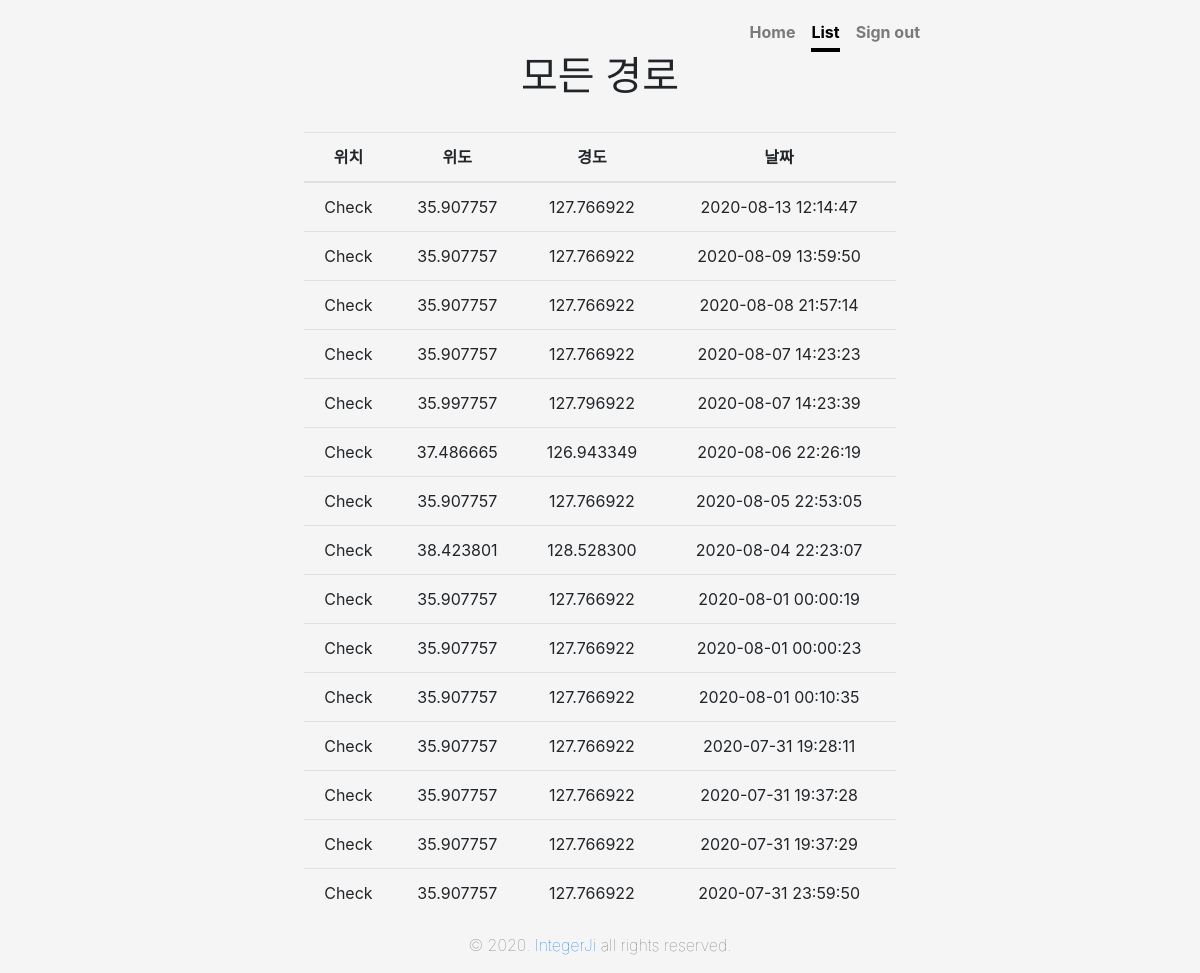
The app's page /app/list/ (signed in) with its own data.
### app/models.py (models this page shows)
class Report(models.Model):
    objects = models.Manager()
    input_user = models.ForeignKey(User, on_delete = models.CASCADE)
    input_report = models.CharField(max_length=200, null = True, default='비어있음')
    input_date = models.CharField(max_length=20, default=0, null=True, blank=True)
    input_time = models.CharField(max_length=20, default=0, null=True, blank=True)
    input_lat = models.DecimalField(max_digits=9, decimal_places=6, null = True)
    input_lon = models.DecimalField(max_digits=9, decimal_places=6, null = True)

### app/views.py (the view)
# urls.py: path('list/', views.list, name='list'),
def list(request):
    report = Report.objects.filter(input_user=request.user).order_by('-input_date')
    return render(request, 'list.html', {'report':report })

### app/templates/list.html (shortened to what this page needs)
{% extends 'mainBase.html' %}
{% load static %}
{% block maincontent %}
<body class="text-center">
  <div class="cover-container d-flex w-100 h-100 p-3 mx-auto flex-column">
    <header class="masthead mb-auto">
      <div class="inner">
        <nav class="nav nav-masthead justify-content-center">
          <a class="nav-link" href="{% url 'index' %}">Home</a>
          <a class="nav-link active" href="{% url 'list' %}">List</a>
          <a class="nav-link" href="{% url 'signout' %}">Sign out</a>
        </nav>
      </div>
    </header>
    <main role="main" class="inner cover">
      <h1 class="cover-heading">모든 경로</h1>
      <br>
      <table class="table">
        <thead>
          <tr>
            <th scope="col">위치</th>
            <th scope="col">위도</th>
            <th scope="col">경도</th>
            <th scope="col">날짜</th>
          </tr>
        </thead>
        <tbody>
          {% for report in report.all %}
          <tr>
            <td>{{ report.input_report }}</td>
            <td>{{ report.input_lat }}</td>
            <td>{{ report.input_lon }}</td>
            <td>{{ report.input_date }} {{ report.input_time }}</td>
          </tr>
          {% endfor %}
        </tbody>
      </table>
    </main>
    <footer class="mastfoot mt-auto">
      <div class="inner">
        <p class="text-muted font-weight-lighter">&copy; 2020. <a
            href="https://www.instagram.com/integer_ji/">IntegerJi</a> all rights reserved.</p>
      </div>
    </footer>
  </div>
</body>
{% endblock %}

### project/templates/mainBase.html (shortened to what this page needs)
{% extends 'base.html' %}
{% load static %}
{% block content %}
<link href="{% static 'css/cover.css' %}" rel="stylesheet">
</head>
{% block maincontent %}
{% endblock %}
{% endblock %}

### project/templates/base.html (shortened to what this page needs)
{% load static %}
<!doctype html>
<html lang="en">
<head>
    <link rel="stylesheet" href="https://stackpath.bootstrapcdn.com/bootstrap/4.5.2/css/bootstrap.min.css">
    <link href="{% static 'css/bootstrap.css' %}" rel="stylesheet">
{% block content %}
{% endblock %}

### app/static/css/cover.css (style rules this page uses)
html, body { height: 100%; background-color: #f5f5f5; }
body { display: -ms-flexbox; display: flex; }
.cover-container { max-width: 42em; }
.masthead { margin-bottom: 2rem; }
.nav-masthead .nav-link { padding: .25rem 0; font-weight: 700; color: rgba(0, 0, 0, .5); background-color: transparent; border-bottom: .25rem solid transparent; }
.nav-masthead .nav-link + .nav-link { margin-left: 1rem; }
.nav-masthead .active { color: #000; border-bottom-color: #000; }
@media (min-width: 48em) { .nav-masthead { float: right; } }
.cover { padding: 0 1.5rem; }

### records on screen
Report: input_report "Check", input_lat "35.907757", input_lon "127.766922", input_date "2020-08-13", input_time "12:14:47"
Report: input_report "Check", input_lat "35.907757", input_lon "127.766922", input_date "2020-08-09", input_time "13:59:50"
Report: input_report "Check", input_lat "35.907757", input_lon "127.766922", input_date "2020-08-08", input_time "21:57:14"
Report: input_report "Check", input_lat "35.907757", input_lon "127.766922", input_date "2020-08-07", input_time "14:23:23"
Report: input_report "Check", input_lat "35.997757", input_lon "127.796922", input_date "2020-08-07", input_time "14:23:39"
Report: input_report "Check", input_lat "37.486665", input_lon "126.943349", input_date "2020-08-06", input_time "22:26:19"
Report: input_report "Check", input_lat "35.907757", input_lon "127.766922", input_date "2020-08-05", input_time "22:53:05"
Report: input_report "Check", input_lat "38.423801", input_lon "128.528300", input_date "2020-08-04", input_time "22:23:07"
Report: input_report "Check", input_lat "35.907757", input_lon "127.766922", input_date "2020-08-01", input_time "00:00:19"
Report: input_report "Check", input_lat "35.907757", input_lon "127.766922", input_date "2020-08-01", input_time "00:00:23"
Report: input_report "Check", input_lat "35.907757", input_lon "127.766922", input_date "2020-08-01", input_time "00:10:35"
Report: input_report "Check", input_lat "35.907757", input_lon "127.766922", input_date "2020-07-31", input_time "19:28:11"
Report: input_report "Check", input_lat "35.907757", input_lon "127.766922", input_date "2020-07-31", input_time "19:37:28"
Report: input_report "Check", input_lat "35.907757", input_lon "127.766922", input_date "2020-07-31", input_time "19:37:29"
Report: input_report "Check", input_lat "35.907757", input_lon "127.766922", input_date "2020-07-31", input_time "23:59:50"
